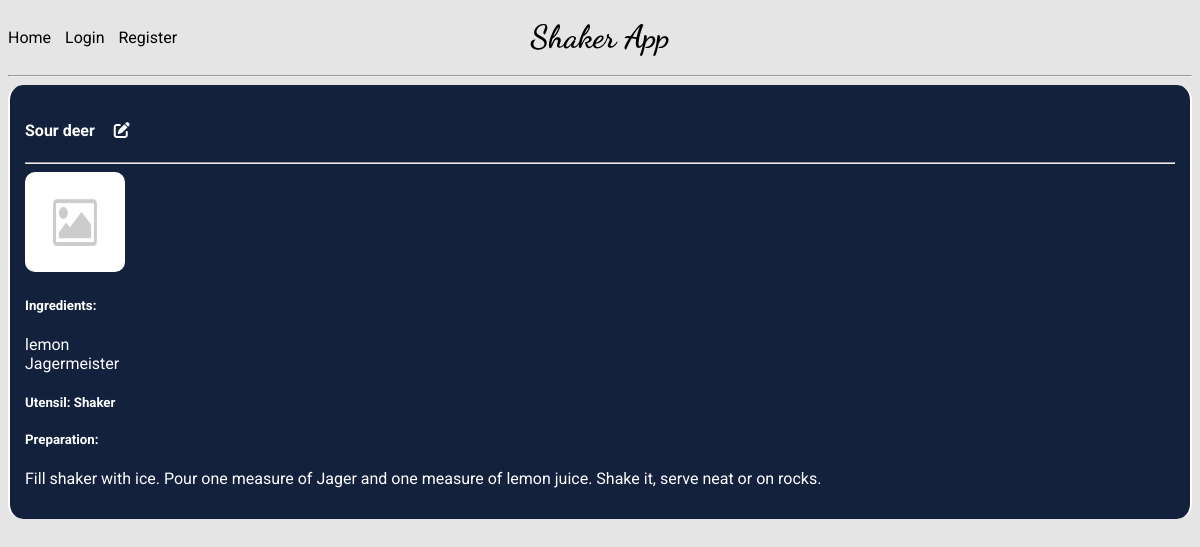
Before: /drink_details/5 with the older database file.
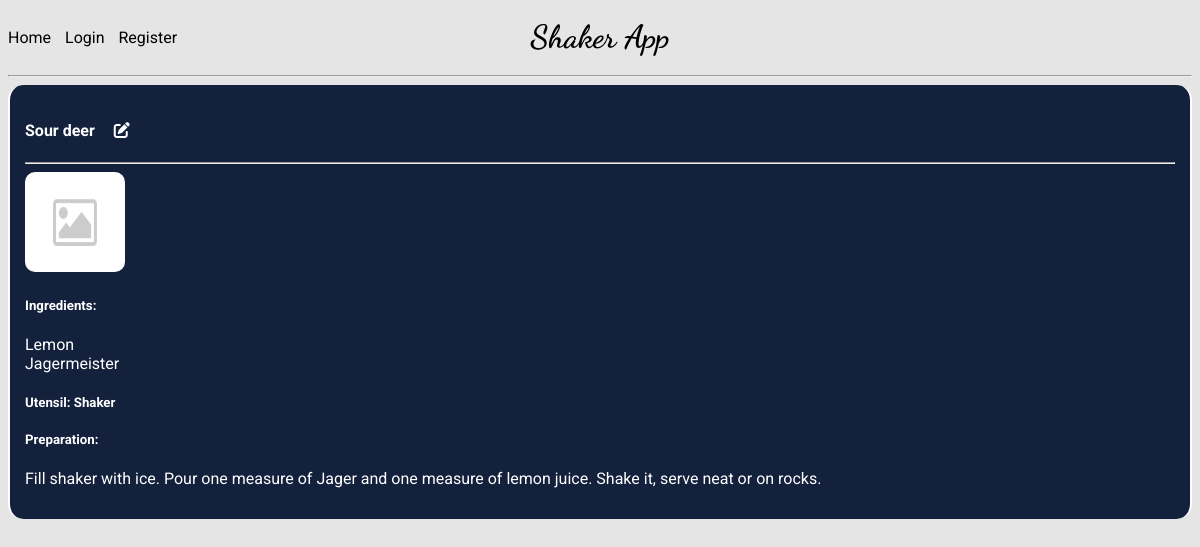
After: the same page with the newer database file.
### shakerApp/models.py (models this page shows, shortened)
class Ingredients(models.Model):
    type = models.IntegerField(choices=ingredientType)
    name = models.CharField(max_length=100)
    image = models.ImageField(default='no-photo.png')

### shakerApp/views.py (the view)
# urls.py: path('drink_details/<int:pk>', views.DetailDrinkView.as_view(), name='drink_details'),
class DetailDrinkView(View):
    def get(self, request, pk):
        drink = get_object_or_404(DrinkRecipe, pk=pk)
        context = {
            'name': drink.name,
            'utensil': drink.utensil,
            'ingredients': drink.ingredients.all(),
            'preparation': drink.preparation,
            'image': drink.image,
            'id': drink.id,
        }
        return render(request, 'shakerApp/drink_details.html', context)

### shakerApp/templates/shakerApp/drink_details.html
{% extends 'shakerApp/base.html' %}
{% block content %}
<div class="container">
    <h4>
        {{ name }} <a href="{% url 'shakerApp:edit_drink' id %}"><i class="fa-solid fa-pen-to-square"></a></i>
    </h4>
    <hr>
    <img src="{{ image.url }}" height="100px" width="100px">
    <h5>Ingredients:</h5>
    <ul>
        {% for ingredient in ingredients %}
        <li>{{ ingredient.name }}</li>
        {% endfor %}
    </ul>
    <h5>Utensil: {% if utensil == 1 %}Glass{% else %}Shaker{% endif %}</h5>
    <h5>Preparation:</h5>
    <p>{{ preparation }}</p>
</div>
{% endblock %}

Changed rows visible on the page:
changed Ingredients: name "lemon" → "Lemon"
